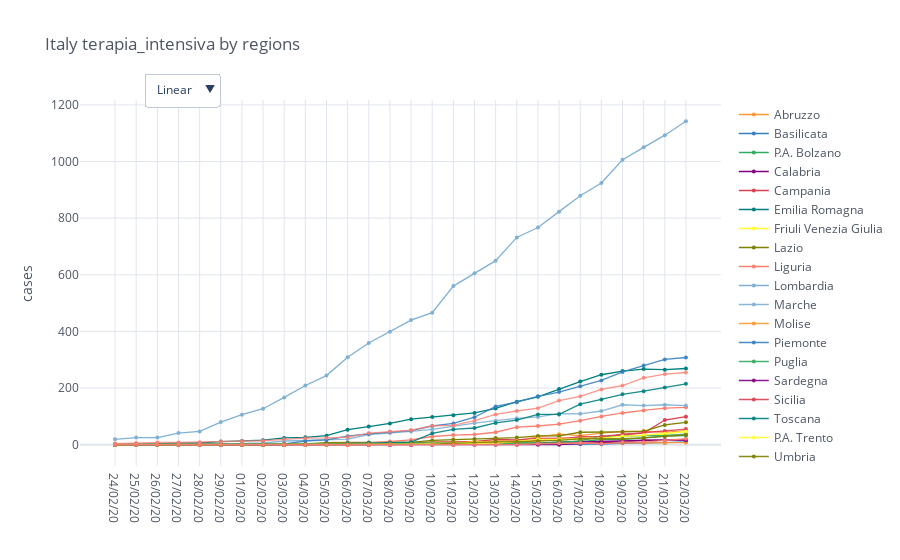

Notebook cell for this chart:
### Code cell
regions = io.italy_load_regions()
category = 'terapia_intensiva'
total_cases = io.italy_regions_filter_by_category(regions, category)

mpl.iplot_comparative_plot(total_cases, title='Italy ' + category + ' by regions')

### Figure 1 — Plotly figure (JSON) as saved in the notebook; plotly's stock layout.template omitted (floating-point values rounded to 4 significant figures)
{"data": [{"line": {"color": "rgba(255, 153, 51, 1.0)", "dash": "solid", "shape": "linear", "width": 1.3}, "marker": {"size": 4, "symbol": "circle"}, "mode": "lines+markers", "name": "Abruzzo", "text": "", "type": "scatter", "x": ["24/02/20", "25/02/20", "26/02/20", "27/02/20", "28/02/20", "29/02/20", "01/03/20", "02/03/20", "03/03/20", "04/03/20", "05/03/20", "06/03/20", "07/03/20", "08/03/20", "09/03/20", "10/03/20", "11/03/20", "12/03/20", "13/03/20", "14/03/20", "15/03/20", "16/03/20", "17/03/20", "18/03/20", "19/03/20", "20/03/20", "21/03/20", "22/03/20"], "y": [0, 0, 0, 0, 0, 0, 0, 0, 0, 0, 0, 0, 0, 0, 0, 9, 9, 12, 14, 14, 28, 37, 32, 41, 47, 48, 44, 49]}, {"line": {"color": "rgba(55, 128, 191, 1.0)", "dash": "solid", "shape": "linear", "width": 1.3}, "marker": {"size": 4, "symbol": "circle"}, "mode": "lines+markers", "name": "Basilicata", "text": "", "type": "scatter", "x": ["24/02/20", "25/02/20", "26/02/20", "27/02/20", "28/02/20", "29/02/20", "01/03/20", "02/03/20", "03/03/20", "04/03/20", "05/03/20", "06/03/20", "07/03/20", "08/03/20", "09/03/20", "10/03/20", "11/03/20", "12/03/20", "13/03/20", "14/03/20", "15/03/20", "16/03/20", "17/03/20", "18/03/20", "19/03/20", "20/03/20", "21/03/20", "22/03/20"], "y": [0, 0, 0, 0, 0, 0, 0, 0, 0, 0, 0, 0, 0, 0, 0, 0, 1, 1, 1, 2, 2, 2, 2, 2, 5, 5, 7, 10]}, {"line": {"color": "rgba(50, 171, 96, 1.0)", "dash": "solid", "shape": "linear", "width": 1.3}, "marker": {"size": 4, "symbol": "circle"}, "mode": "lines+markers", "name": "P.A. Bolzano", "text": "", "type": "scatter", "x": ["24/02/20", "25/02/20", "26/02/20", "27/02/20", "28/02/20", "29/02/20", "01/03/20", "02/03/20", "03/03/20", "04/03/20", "05/03/20", "06/03/20", "07/03/20", "08/03/20", "09/03/20", "10/03/20", "11/03/20", "12/03/20", "13/03/20", "14/03/20", "15/03/20", "16/03/20", "17/03/20", "18/03/20", "19/03/20", "20/03/20", "21/03/20", "22/03/20"], "y": [0, 0, 0, 0, 0, 0, 0, 0, 0, 0, 0, 0, 0, 0, 0, 1, 4, 4, 5, 7, 4, 11, 11, 18, 18, 24, 30, 32]}, {"line": {"color": "rgba(128, 0, 128, 1.0)", "dash": "solid", "shape": "linear", "width": 1.3}, "marker": {"size": 4, "symbol": "circle"}, "mode": "lines+markers", "name": "Calabria", "text": "", "type": "scatter", "x": ["24/02/20", "25/02/20", "26/02/20", "27/02/20", "28/02/20", "29/02/20", "01/03/20", "02/03/20", "03/03/20", "04/03/20", "05/03/20", "06/03/20", "07/03/20", "08/03/20", "09/03/20", "10/03/20", "11/03/20", "12/03/20", "13/03/20", "14/03/20", "15/03/20", "16/03/20", "17/03/20", "18/03/20", "19/03/20", "20/03/20", "21/03/20", "22/03/20"], "y": [0, 0, 0, 0, 0, 0, 0, 0, 0, 0, 0, 0, 0, 0, 0, 2, 2, 2, 3, 4, 6, 7, 10, 11, 13, 16, 16, 17]}, {"line": {"color": "rgba(219, 64, 82, 1.0)", "dash": "solid", "shape": "linear", "width": 1.3}, "marker": {"size": 4, "symbol": "circle"}, "mode": "lines+markers", "name": "Campania", "text": "", "type": "scatter", "x": ["24/02/20", "25/02/20", "26/02/20", "27/02/20", "28/02/20", "29/02/20", "01/03/20", "02/03/20", "03/03/20", "04/03/20", "05/03/20", "06/03/20", "07/03/20", "08/03/20", "09/03/20", "10/03/20", "11/03/20", "12/03/20", "13/03/20", "14/03/20", "15/03/20", "16/03/20", "17/03/20", "18/03/20", "19/03/20", "20/03/20", "21/03/20", "22/03/20"], "y": [0, 0, 0, 0, 0, 0, 0, 0, 0, 0, 0, 0, 0, 7, 8, 8, 11, 11, 19, 17, 22, 22, 24, 24, 36, 41, 87, 99]}, {"line": {"color": "rgba(0, 128, 128, 1.0)", "dash": "solid", "shape": "linear", "width": 1.3}, "marker": {"size": 4, "symbol": "circle"}, "mode": "lines+markers", "name": "Emilia Romagna", "text": "", "type": "scatter", "x": ["24/02/20", "25/02/20", "26/02/20", "27/02/20", "28/02/20", "29/02/20", "01/03/20", "02/03/20", "03/03/20", "04/03/20", "05/03/20", "06/03/20", "07/03/20", "08/03/20", "09/03/20", "10/03/20", "11/03/20", "12/03/20", "13/03/20", "14/03/20", "15/03/20", "16/03/20", "17/03/20", "18/03/20", "19/03/20", "20/03/20", "21/03/20", "22/03/20"], "y": [2, 2, 3, 6, 6, 11, 13, 16, 24, 26, 32, 53, 64, 75, 90, 98, 104, 112, 128, 152, 169, 197, 223, 247, 260, 267, 265, 269]}, {"line": {"color": "rgba(255, 255, 51, 1.0)", "dash": "solid", "shape": "linear", "width": 1.3}, "marker": {"size": 4, "symbol": "circle"}, "mode": "lines+markers", "name": "Friuli Venezia Giulia", "text": "", "type": "scatter", "x": ["24/02/20", "25/02/20", "26/02/20", "27/02/20", "28/02/20", "29/02/20", "01/03/20", "02/03/20", "03/03/20", "04/03/20", "05/03/20", "06/03/20", "07/03/20", "08/03/20", "09/03/20", "10/03/20", "11/03/20", "12/03/20", "13/03/20", "14/03/20", "15/03/20", "16/03/20", "17/03/20", "18/03/20", "19/03/20", "20/03/20", "21/03/20", "22/03/20"], "y": [0, 0, 0, 0, 0, 0, 0, 0, 0, 0, 0, 0, 1, 1, 1, 6, 5, 10, 8, 11, 12, 19, 21, 27, 29, 32, 37, 47]}, {"line": {"color": "rgba(128, 128, 0, 1.0)", "dash": "solid", "shape": "linear", "width": 1.3}, "marker": {"size": 4, "symbol": "circle"}, "mode": "lines+markers", "name": "Lazio", "text": "", "type": "scatter", "x": ["24/02/20", "25/02/20", "26/02/20", "27/02/20", "28/02/20", "29/02/20", "01/03/20", "02/03/20", "03/03/20", "04/03/20", "05/03/20", "06/03/20", "07/03/20", "08/03/20", "09/03/20", "10/03/20", "11/03/20", "12/03/20", "13/03/20", "14/03/20", "15/03/20", "16/03/20", "17/03/20", "18/03/20", "19/03/20", "20/03/20", "21/03/20", "22/03/20"], "y": [1, 1, 0, 0, 0, 0, 0, 0, 0, 3, 7, 8, 8, 8, 8, 15, 18, 20, 24, 25, 31, 31, 44, 44, 45, 47, 70, 79]}, {"line": {"color": "rgba(251, 128, 114, 1.0)", "dash": "solid", "shape": "linear", "width": 1.3}, "marker": {"size": 4, "symbol": "circle"}, "mode": "lines+markers", "name": "Liguria", "text": "", "type": "scatter", "x": ["24/02/20", "25/02/20", "26/02/20", "27/02/20", "28/02/20", "29/02/20", "01/03/20", "02/03/20", "03/03/20", "04/03/20", "05/03/20", "06/03/20", "07/03/20", "08/03/20", "09/03/20", "10/03/20", "11/03/20", "12/03/20", "13/03/20", "14/03/20", "15/03/20", "16/03/20", "17/03/20", "18/03/20", "19/03/20", "20/03/20", "21/03/20", "22/03/20"], "y": [0, 0, 0, 0, 0, 1, 1, 1, 2, 3, 3, 5, 6, 11, 17, 29, 34, 36, 44, 62, 66, 73, 85, 100, 112, 121, 129, 132]}, {"line": {"color": "rgba(128, 177, 211, 1.0)", "dash": "solid", "shape": "linear", "width": 1.3}, "marker": {"size": 4, "symbol": "circle"}, "mode": "lines+markers", "name": "Lombardia", "text": "", "type": "scatter", "x": ["24/02/20", "25/02/20", "26/02/20", "27/02/20", "28/02/20", "29/02/20", "01/03/20", "02/03/20", "03/03/20", "04/03/20", "05/03/20", "06/03/20", "07/03/20", "08/03/20", "09/03/20", "10/03/20", "11/03/20", "12/03/20", "13/03/20", "14/03/20", "15/03/20", "16/03/20", "17/03/20", "18/03/20", "19/03/20", "20/03/20", "21/03/20", "22/03/20"], "y": [19, 25, 25, 41, 47, 80, 106, 127, 167, 209, 244, 309, 359, 399, 440, 466, 560, 605, 650, 732, 767, 823, 879, 924, 1006, 1050, 1093, 1142]}, {"line": {"color": "rgba(128, 177, 211, 0.8999999999999999)", "dash": "solid", "shape": "linear", "width": 1.3}, "marker": {"size": 4, "symbol": "circle"}, "mode": "lines+markers", "name": "Marche", "text": "", "type": "scatter", "x": ["24/02/20", "25/02/20", "26/02/20", "27/02/20", "28/02/20", "29/02/20", "01/03/20", "02/03/20", "03/03/20", "04/03/20", "05/03/20", "06/03/20", "07/03/20", "08/03/20", "09/03/20", "10/03/20", "11/03/20", "12/03/20", "13/03/20", "14/03/20", "15/03/20", "16/03/20", "17/03/20", "18/03/20", "19/03/20", "20/03/20", "21/03/20", "22/03/20"], "y": [0, 0, 0, 1, 2, 2, 5, 6, 13, 15, 19, 20, 36, 41, 47, 54, 66, 76, 85, 93, 98, 110, 109, 119, 141, 138, 141, 138]}, {"line": {"color": "rgba(255, 153, 51, 0.8999999999999999)", "dash": "solid", "shape": "linear", "width": 1.3}, "marker": {"size": 4, "symbol": "circle"}, "mode": "lines+markers", "name": "Molise", "text": "", "type": "scatter", "x": ["24/02/20", "25/02/20", "26/02/20", "27/02/20", "28/02/20", "29/02/20", "01/03/20", "02/03/20", "03/03/20", "04/03/20", "05/03/20", "06/03/20", "07/03/20", "08/03/20", "09/03/20", "10/03/20", "11/03/20", "12/03/20", "13/03/20", "14/03/20", "15/03/20", "16/03/20", "17/03/20", "18/03/20", "19/03/20", "20/03/20", "21/03/20", "22/03/20"], "y": [0, 0, 0, 0, 0, 0, 0, 0, 0, 0, 0, 2, 2, 2, 2, 3, 3, 3, 3, 3, 4, 5, 5, 6, 6, 6, 6, 7]}, {"line": {"color": "rgba(55, 128, 191, 0.8999999999999999)", "dash": "solid", "shape": "linear", "width": 1.3}, "marker": {"size": 4, "symbol": "circle"}, "mode": "lines+markers", "name": "Piemonte", "text": "", "type": "scatter", "x": ["24/02/20", "25/02/20", "26/02/20", "27/02/20", "28/02/20", "29/02/20", "01/03/20", "02/03/20", "03/03/20", "04/03/20", "05/03/20", "06/03/20", "07/03/20", "08/03/20", "09/03/20", "10/03/20", "11/03/20", "12/03/20", "13/03/20", "14/03/20", "15/03/20", "16/03/20", "17/03/20", "18/03/20", "19/03/20", "20/03/20", "21/03/20", "22/03/20"], "y": [0, 0, 0, 0, 0, 0, 2, 2, 3, 13, 17, 30, 38, 45, 50, 66, 75, 97, 135, 150, 171, 186, 206, 227, 257, 280, 301, 308]}, {"line": {"color": "rgba(50, 171, 96, 0.8999999999999999)", "dash": "solid", "shape": "linear", "width": 1.3}, "marker": {"size": 4, "symbol": "circle"}, "mode": "lines+markers", "name": "Puglia", "text": "", "type": "scatter", "x": ["24/02/20", "25/02/20", "26/02/20", "27/02/20", "28/02/20", "29/02/20", "01/03/20", "02/03/20", "03/03/20", "04/03/20", "05/03/20", "06/03/20", "07/03/20", "08/03/20", "09/03/20", "10/03/20", "11/03/20", "12/03/20", "13/03/20", "14/03/20", "15/03/20", "16/03/20", "17/03/20", "18/03/20", "19/03/20", "20/03/20", "21/03/20", "22/03/20"], "y": [0, 0, 0, 0, 0, 0, 0, 0, 0, 0, 1, 1, 2, 3, 6, 6, 4, 2, 2, 6, 6, 6, 14, 30, 31, 31, 33, 37]}, {"line": {"color": "rgba(128, 0, 128, 0.8999999999999999)", "dash": "solid", "shape": "linear", "width": 1.3}, "marker": {"size": 4, "symbol": "circle"}, "mode": "lines+markers", "name": "Sardegna", "text": "", "type": "scatter", "x": ["24/02/20", "25/02/20", "26/02/20", "27/02/20", "28/02/20", "29/02/20", "01/03/20", "02/03/20", "03/03/20", "04/03/20", "05/03/20", "06/03/20", "07/03/20", "08/03/20", "09/03/20", "10/03/20", "11/03/20", "12/03/20", "13/03/20", "14/03/20", "15/03/20", "16/03/20", "17/03/20", "18/03/20", "19/03/20", "20/03/20", "21/03/20", "22/03/20"], "y": [0, 0, 0, 0, 0, 0, 0, 0, 0, 0, 0, 0, 0, 0, 0, 0, 0, 0, 0, 0, 0, 0, 4, 7, 9, 15, 16, 16]}, {"line": {"color": "rgba(219, 64, 82, 0.8999999999999999)", "dash": "solid", "shape": "linear", "width": 1.3}, "marker": {"size": 4, "symbol": "circle"}, "mode": "lines+markers", "name": "Sicilia", "text": "", "type": "scatter", "x": ["24/02/20", "25/02/20", "26/02/20", "27/02/20", "28/02/20", "29/02/20", "01/03/20", "02/03/20", "03/03/20", "04/03/20", "05/03/20", "06/03/20", "07/03/20", "08/03/20", "09/03/20", "10/03/20", "11/03/20", "12/03/20", "13/03/20", "14/03/20", "15/03/20", "16/03/20", "17/03/20", "18/03/20", "19/03/20", "20/03/20", "21/03/20", "22/03/20"], "y": [0, 0, 0, 0, 0, 0, 0, 0, 0, 0, 0, 0, 0, 0, 0, 2, 1, 5, 7, 11, 15, 20, 28, 29, 36, 42, 48, 55]}, {"line": {"color": "rgba(0, 128, 128, 0.8999999999999999)", "dash": "solid", "shape": "linear", "width": 1.3}, "marker": {"size": 4, "symbol": "circle"}, "mode": "lines+markers", "name": "Toscana", "text": "", "type": "scatter", "x": ["24/02/20", "25/02/20", "26/02/20", "27/02/20", "28/02/20", "29/02/20", "01/03/20", "02/03/20", "03/03/20", "04/03/20", "05/03/20", "06/03/20", "07/03/20", "08/03/20", "09/03/20", "10/03/20", "11/03/20", "12/03/20", "13/03/20", "14/03/20", "15/03/20", "16/03/20", "17/03/20", "18/03/20", "19/03/20", "20/03/20", "21/03/20", "22/03/20"], "y": [0, 0, 0, 0, 0, 0, 0, 0, 0, 2, 3, 5, 7, 7, 9, 40, 54, 59, 77, 87, 107, 107, 143, 160, 178, 189, 202, 215]}, {"line": {"color": "rgba(255, 255, 51, 0.8999999999999999)", "dash": "solid", "shape": "linear", "width": 1.3}, "marker": {"size": 4, "symbol": "circle"}, "mode": "lines+markers", "name": "P.A. Trento", "text": "", "type": "scatter", "x": ["24/02/20", "25/02/20", "26/02/20", "27/02/20", "28/02/20", "29/02/20", "01/03/20", "02/03/20", "03/03/20", "04/03/20", "05/03/20", "06/03/20", "07/03/20", "08/03/20", "09/03/20", "10/03/20", "11/03/20", "12/03/20", "13/03/20", "14/03/20", "15/03/20", "16/03/20", "17/03/20", "18/03/20", "19/03/20", "20/03/20", "21/03/20", "22/03/20"], "y": [0, 0, 0, 0, 0, 0, 0, 0, 0, 0, 0, 0, 1, 2, 2, 3, 4, 5, 6, 12, 19, 19, 22, 22, 30, 34, 39, 46]}, {"line": {"color": "rgba(128, 128, 0, 0.8999999999999999)", "dash": "solid", "shape": "linear", "width": 1.3}, "marker": {"size": 4, "symbol": "circle"}, "mode": "lines+markers", "name": "Umbria", "text": "", "type": "scatter", "x": ["24/02/20", "25/02/20", "26/02/20", "27/02/20", "28/02/20", "29/02/20", "01/03/20", "02/03/20", "03/03/20", "04/03/20", "05/03/20", "06/03/20", "07/03/20", "08/03/20", "09/03/20", "10/03/20", "11/03/20", "12/03/20", "13/03/20", "14/03/20", "15/03/20", "16/03/20", "17/03/20", "18/03/20", "19/03/20", "20/03/20", "21/03/20", "22/03/20"], "y": [0, 0, 0, 0, 0, 0, 0, 0, 1, 1, 1, 2, 2, 2, 2, 2, 5, 8, 10, 11, 13, 15, 21, 21, 21, 24, 29, 35]}, {"line": {"color": "rgba(251, 128, 114, 0.8999999999999999)", "dash": "solid", "shape": "linear", "width": 1.3}, "marker": {"size": 4, "symbol": "circle"}, "mode": "lines+markers", "name": "Valle d'Aosta", "text": "", "type": "scatter", "x": ["24/02/20", "25/02/20", "26/02/20", "27/02/20", "28/02/20", "29/02/20", "01/03/20", "02/03/20", "03/03/20", "04/03/20", "05/03/20", "06/03/20", "07/03/20", "08/03/20", "09/03/20", "10/03/20", "11/03/20", "12/03/20", "13/03/20", "14/03/20", "15/03/20", "16/03/20", "17/03/20", "18/03/20", "19/03/20", "20/03/20", "21/03/20", "22/03/20"], "y": [0, 0, 0, 0, 0, 0, 0, 0, 0, 0, 0, 0, 0, 0, 0, 0, 0, 0, 0, 0, 3, 5, 6, 3, 9, 9, 15, 21]}, {"line": {"color": "rgba(251, 128, 114, 0.7999999999999998)", "dash": "solid", "shape": "linear", "width": 1.3}, "marker": {"size": 4, "symbol": "circle"}, "mode": "lines+markers", "name": "Veneto", "text": "", "type": "scatter", "x": ["24/02/20", "25/02/20", "26/02/20", "27/02/20", "28/02/20", "29/02/20", "01/03/20", "02/03/20", "03/03/20", "04/03/20", "05/03/20", "06/03/20", "07/03/20", "08/03/20", "09/03/20", "10/03/20", "11/03/20", "12/03/20", "13/03/20", "14/03/20", "15/03/20", "16/03/20", "17/03/20", "18/03/20", "19/03/20", "20/03/20", "21/03/20", "22/03/20"], "y": [4, 7, 8, 8, 9, 11, 13, 14, 19, 23, 24, 27, 41, 47, 51, 67, 68, 85, 107, 119, 129, 156, 171, 195, 209, 236, 249, 255]}], "layout": {"legend": {"bgcolor": "#FFFFFF", "font": {"color": "#4D5663"}}, "paper_bgcolor": "#FFFFFF", "plot_bgcolor": "#FFFFFF", "title": {"font": {"color": "#4D5663"}, "text": "Italy terapia_intensiva by regions"}, "updatemenus": [{"buttons": [{"args": [{"yaxis.type": "linear"}], "label": "Linear", "method": "relayout"}, {"args": [{"yaxis.type": "log"}], "label": "Log", "method": "relayout"}], "direction": "down", "pad": {"r": 10, "t": 10}, "showactive": true, "x": 0.1, "xanchor": "left", "y": 1.1, "yanchor": "top"}], "xaxis": {"gridcolor": "#E1E5ED", "showgrid": true, "tickfont": {"color": "#4D5663"}, "title": {"font": {"color": "#4D5663"}, "text": ""}, "zerolinecolor": "#E1E5ED"}, "yaxis": {"gridcolor": "#E1E5ED", "showgrid": true, "tickfont": {"color": "#4D5663"}, "title": {"font": {"color": "#4D5663"}, "text": "cases"}, "zerolinecolor": "#E1E5ED"}}}
